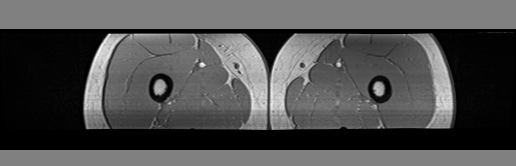
#> input picture data/axial_268.png, 516 x 166 px
$ python wavelet_transform_vanilla.py
#> lines starting #> are read from the running program, lines starting #| are printed output that depends on the picture
import cv2
import pywt
import matplotlib.pyplot as plt

# Read the image and convert it to grayscale
img = cv2.imread('./data/axial_268.png', cv2.IMREAD_GRAYSCALE)
#> img is the input picture: shape (166, 516); min 0, max 251, mean 78.3

# Ensure the image size is a power of 2 (resize if needed)
# img = cv2.resize(img, (256, 256))

# Perform 2D wavelet transform (using Haar wavelet)
coeffs2 = pywt.dwt2(img, 'haar')
LL, (LH, HL, HH) = coeffs2
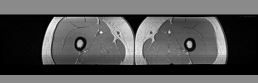
#> LL: shape (83, 258) float64; min 0, max 470, mean 156.7; drawn with min black and max white
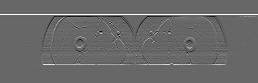
#> LH: shape (83, 258) float64; min -87.5, max 128, mean 1.8; drawn with min black and max white
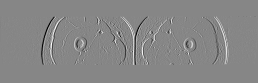
#> HL: shape (83, 258) float64; min -100.5, max 89.5, mean 0; drawn with min black and max white
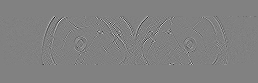
#> HH: shape (83, 258) float64; min -39, max 38, mean 0; drawn with min black and max white

# Visualize the original image and the four subbands
titles = ['I (ROI)', 'A (Approximation)', 'H (Horizontal)', 'V (Vertical)', 'D (Diagonal)']
images = [img, LL, LH, HL, HH]

plt.figure(figsize=(10, 8))
for i, (title, im) in enumerate(zip(titles, images)):
    plt.subplot(2, 3, i + 1)
    plt.imshow(im, cmap='gray')
    plt.title(title)
    plt.axis('off')
#> this loop made 5 passes
#> title on passes 1 to 5: 'I (ROI)', 'A (Approximation)', 'H (Horizontal)', 'V (Vertical)', 'D (Diagonal)'

plt.tight_layout(pad=0.5, w_pad=0.5, h_pad=0.5)

if len(images) < 6:
    for j in range(len(images), 6):
        ax = plt.subplot(2, 3, j + 1)
        ax.axis('off')
#> this loop made 1 pass
#> j on pass 1: 5

plt.show()

$ run again, with data/coronal_68.png copied over data/axial_268.png
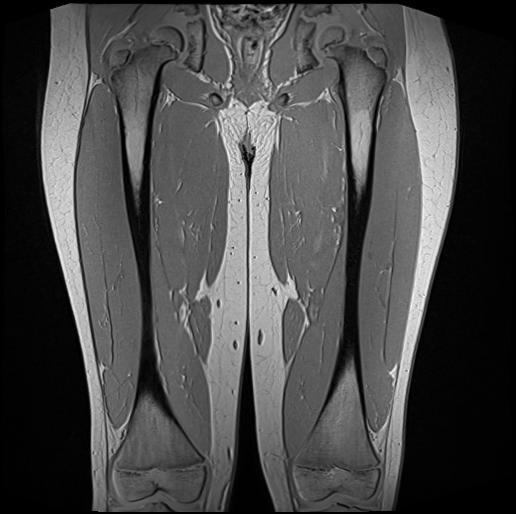
#> input picture data/coronal_68.png, 516 x 514 px
#> img is the input picture: shape (514, 516); min 0, max 255, mean 73.1
#> `LL, (LH, HL, HH) = coeffs2`:
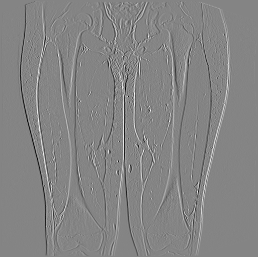
#> HL: shape (257, 258) float64; min -129, max 118.5, mean 0; drawn with min black and max white
#> `LL, (LH, HL, HH) = coeffs2`:
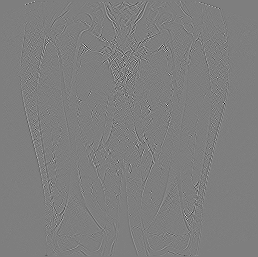
#> HH: shape (257, 258) float64; min -40.5, max 41, mean 0; drawn with min black and max white
#> the loop `for i, (title, im) in enumerate(zip(titles, images)):` made 5 passes
#> title on passes 1 to 5: 'I (ROI)', 'A (Approximation)', 'H (Horizontal)', 'V (Vertical)', 'D (Diagonal)'
#> the loop `for j in range(len(images), 6):` made 1 pass
#> j on pass 1: 5
